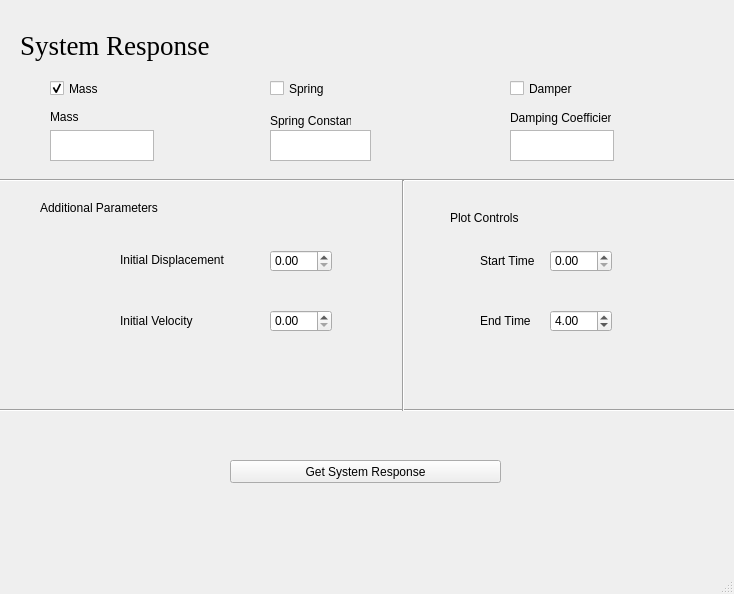
<?xml version="1.0" encoding="UTF-8"?>
<ui version="4.0">
 <class>MainWindow</class>
 <widget class="QMainWindow" name="MainWindow">
  <property name="geometry">
   <rect>
    <x>0</x>
    <y>0</y>
    <width>734</width>
    <height>594</height>
   </rect>
  </property>
  <property name="windowTitle">
   <string>MainWindow</string>
  </property>
  <widget class="QWidget" name="centralwidget">
   <widget class="QLabel" name="label">
    <property name="geometry">
     <rect>
      <x>20</x>
      <y>30</y>
      <width>691</width>
      <height>31</height>
     </rect>
    </property>
    <property name="font">
     <font>
      <family>Times New Roman</family>
      <pointsize>20</pointsize>
      <strikeout>false</strikeout>
     </font>
    </property>
    <property name="toolTip">
     <string>&lt;html&gt;&lt;head/&gt;&lt;body&gt;&lt;p align=&quot;center&quot;&gt;&lt;br/&gt;&lt;/p&gt;&lt;/body&gt;&lt;/html&gt;</string>
    </property>
    <property name="text">
     <string>System Response</string>
    </property>
   </widget>
   <widget class="QCheckBox" name="checkBox">
    <property name="geometry">
     <rect>
      <x>50</x>
      <y>80</y>
      <width>70</width>
      <height>17</height>
     </rect>
    </property>
    <property name="text">
     <string>Mass</string>
    </property>
    <property name="checked">
     <bool>true</bool>
    </property>
   </widget>
   <widget class="QCheckBox" name="checkBox_2">
    <property name="geometry">
     <rect>
      <x>270</x>
      <y>80</y>
      <width>70</width>
      <height>17</height>
     </rect>
    </property>
    <property name="toolTip">
     <string>duh?</string>
    </property>
    <property name="whatsThis">
     <string>Vibration requires a spring,duh!</string>
    </property>
    <property name="text">
     <string>Spring</string>
    </property>
    <property name="checkable">
     <bool>false</bool>
    </property>
    <property name="checked">
     <bool>false</bool>
    </property>
   </widget>
   <widget class="QCheckBox" name="ch">
    <property name="geometry">
     <rect>
      <x>510</x>
      <y>80</y>
      <width>70</width>
      <height>17</height>
     </rect>
    </property>
    <property name="text">
     <string>Damper</string>
    </property>
   </widget>
   <widget class="QPlainTextEdit" name="mass">
    <property name="geometry">
     <rect>
      <x>50</x>
      <y>130</y>
      <width>104</width>
      <height>31</height>
     </rect>
    </property>
   </widget>
   <widget class="QPlainTextEdit" name="c">
    <property name="geometry">
     <rect>
      <x>510</x>
      <y>130</y>
      <width>104</width>
      <height>31</height>
     </rect>
    </property>
   </widget>
   <widget class="QPlainTextEdit" name="k">
    <property name="geometry">
     <rect>
      <x>270</x>
      <y>130</y>
      <width>101</width>
      <height>31</height>
     </rect>
    </property>
   </widget>
   <widget class="QLabel" name="label_2">
    <property name="geometry">
     <rect>
      <x>50</x>
      <y>110</y>
      <width>46</width>
      <height>13</height>
     </rect>
    </property>
    <property name="text">
     <string>Mass</string>
    </property>
   </widget>
   <widget class="QLabel" name="label_3">
    <property name="geometry">
     <rect>
      <x>270</x>
      <y>100</y>
      <width>81</width>
      <height>41</height>
     </rect>
    </property>
    <property name="text">
     <string>Spring Constant</string>
    </property>
   </widget>
   <widget class="QLabel" name="label_4">
    <property name="geometry">
     <rect>
      <x>510</x>
      <y>110</y>
      <width>101</width>
      <height>16</height>
     </rect>
    </property>
    <property name="text">
     <string>Damping Coefficient</string>
    </property>
   </widget>
   <widget class="Line" name="line">
    <property name="geometry">
     <rect>
      <x>0</x>
      <y>170</y>
      <width>741</width>
      <height>20</height>
     </rect>
    </property>
    <property name="orientation">
     <enum>Qt::Horizontal</enum>
    </property>
   </widget>
   <widget class="QPushButton" name="start">
    <property name="geometry">
     <rect>
      <x>230</x>
      <y>460</y>
      <width>271</width>
      <height>23</height>
     </rect>
    </property>
    <property name="text">
     <string>Get System Response</string>
    </property>
   </widget>
   <widget class="QLabel" name="label_5">
    <property name="geometry">
     <rect>
      <x>40</x>
      <y>200</y>
      <width>161</width>
      <height>16</height>
     </rect>
    </property>
    <property name="text">
     <string>Additional Parameters</string>
    </property>
   </widget>
   <widget class="QDoubleSpinBox" name="id">
    <property name="geometry">
     <rect>
      <x>270</x>
      <y>250</y>
      <width>62</width>
      <height>22</height>
     </rect>
    </property>
   </widget>
   <widget class="QDoubleSpinBox" name="iv">
    <property name="geometry">
     <rect>
      <x>270</x>
      <y>310</y>
      <width>62</width>
      <height>22</height>
     </rect>
    </property>
   </widget>
   <widget class="QDoubleSpinBox" name="ti">
    <property name="geometry">
     <rect>
      <x>550</x>
      <y>250</y>
      <width>62</width>
      <height>22</height>
     </rect>
    </property>
   </widget>
   <widget class="QDoubleSpinBox" name="tf">
    <property name="geometry">
     <rect>
      <x>550</x>
      <y>310</y>
      <width>62</width>
      <height>22</height>
     </rect>
    </property>
    <property name="value">
     <double>4.000000000000000</double>
    </property>
   </widget>
   <widget class="QLabel" name="label_6">
    <property name="geometry">
     <rect>
      <x>480</x>
      <y>250</y>
      <width>71</width>
      <height>21</height>
     </rect>
    </property>
    <property name="text">
     <string>Start Time </string>
    </property>
   </widget>
   <widget class="QLabel" name="label_7">
    <property name="geometry">
     <rect>
      <x>480</x>
      <y>310</y>
      <width>71</width>
      <height>21</height>
     </rect>
    </property>
    <property name="text">
     <string>End Time</string>
    </property>
   </widget>
   <widget class="QLabel" name="label_8">
    <property name="geometry">
     <rect>
      <x>120</x>
      <y>250</y>
      <width>151</width>
      <height>20</height>
     </rect>
    </property>
    <property name="text">
     <string>Initial Displacement</string>
    </property>
   </widget>
   <widget class="QLabel" name="label_9">
    <property name="geometry">
     <rect>
      <x>120</x>
      <y>310</y>
      <width>151</width>
      <height>21</height>
     </rect>
    </property>
    <property name="text">
     <string>Initial Velocity</string>
    </property>
   </widget>
   <widget class="Line" name="line_2">
    <property name="geometry">
     <rect>
      <x>-13</x>
      <y>400</y>
      <width>761</width>
      <height>20</height>
     </rect>
    </property>
    <property name="orientation">
     <enum>Qt::Horizontal</enum>
    </property>
   </widget>
   <widget class="QLabel" name="label_10">
    <property name="geometry">
     <rect>
      <x>450</x>
      <y>210</y>
      <width>121</width>
      <height>16</height>
     </rect>
    </property>
    <property name="text">
     <string>Plot Controls</string>
    </property>
   </widget>
   <widget class="Line" name="line_3">
    <property name="geometry">
     <rect>
      <x>393</x>
      <y>180</y>
      <width>20</width>
      <height>231</height>
     </rect>
    </property>
    <property name="orientation">
     <enum>Qt::Vertical</enum>
    </property>
   </widget>
  </widget>
  <widget class="QMenuBar" name="menubar">
   <property name="geometry">
    <rect>
     <x>0</x>
     <y>0</y>
     <width>734</width>
     <height>21</height>
    </rect>
   </property>
  </widget>
  <widget class="QStatusBar" name="statusbar"/>
 </widget>
 <resources/>
 <connections/>
 <designerdata>
  <property name="gridDeltaX">
   <number>10</number>
  </property>
  <property name="gridDeltaY">
   <number>10</number>
  </property>
  <property name="gridSnapX">
   <bool>true</bool>
  </property>
  <property name="gridSnapY">
   <bool>true</bool>
  </property>
  <property name="gridVisible">
   <bool>true</bool>
  </property>
 </designerdata>
</ui>
